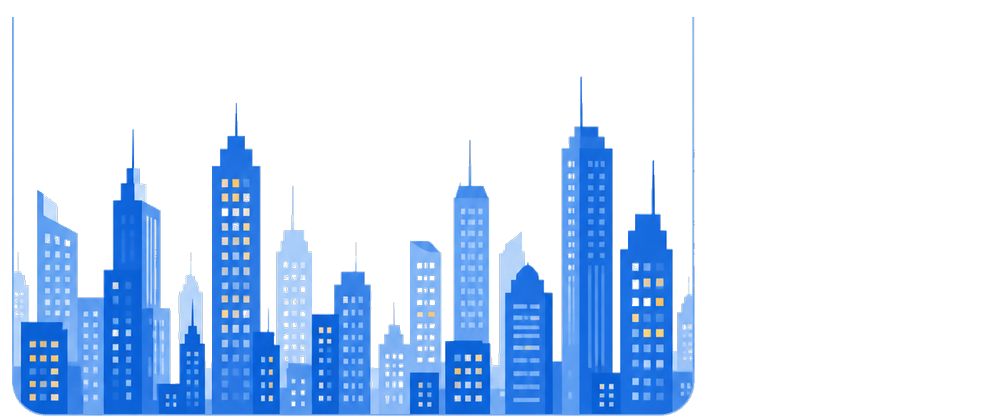
#> input picture assets/images/native_splash_buildings.png, 1000 x 420 px, found by its file name
$ python make_android12_branding.py
#> lines starting #> are read from the running program, lines starting #| are printed output that depends on the picture
from PIL import Image
import os

base = r"c:\xampp\htdocs\prism_mobile\assets\images"

# Source buildings (transparent skyline)
src = Image.open(os.path.join(base, "native_splash_buildings.png")).convert("RGBA")
#> src is the input picture: PIL image 1000x420 RGBA; mean R, G, B, A 21, 38.9, 62.7, 68.3
bb = src.getbbox()
#> bb = (12, 17, 695, 416)
if bb:
    src = src.crop(bb)
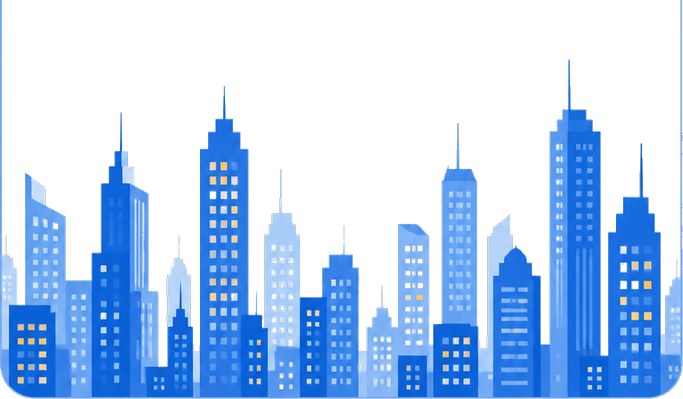
#> src: PIL image 683x399 RGBA; mean R, G, B, A 32.4, 60, 96.7, 105.3; transparent parts drawn white

# Android 12 branding must be 800x320
brand_w, brand_h = 800, 320
brand = Image.new("RGBA", (brand_w, brand_h), (0, 0, 0, 0))
#> brand: PIL image 800x320 RGBA; every value is 0

# Fit skyline into bottom-left of the 800x320 canvas
scale = min((brand_w * 0.98) / src.width, (brand_h * 0.98) / src.height)
#> scale = 0.786
nw, nh = int(src.width * scale), int(src.height * scale)
#> nw = 536; nh = 313
scaled = src.resize((nw, nh), Image.Resampling.LANCZOS)
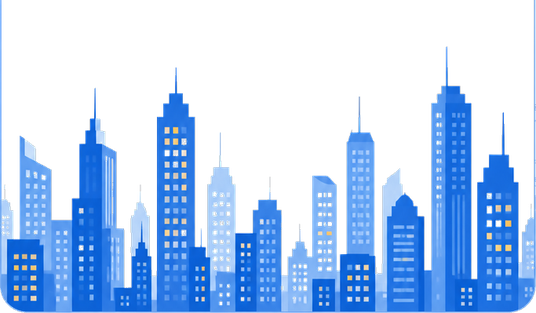
#> scaled: PIL image 536x313 RGBA; mean R, G, B, A 36.6, 65.2, 103.3, 105.4; transparent parts drawn white

# Brighten slightly so it reads on navy #0F172A
pixels = scaled.load()
for y in range(nh):
    for x in range(nw):
        r, g, b, a = pixels[x, y]
        if a == 0:
            continue
        # lift blues toward cyan/light for contrast on navy
        r = min(255, int(r * 1.15 + 18))
        g = min(255, int(g * 1.2 + 22))
        b = min(255, int(b * 1.1 + 30))
        pixels[x, y] = (r, g, b, a)

brand.paste(scaled, (8, brand_h - nh - 2), scaled)
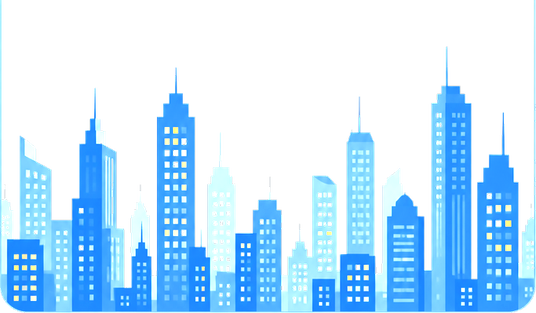
#> scaled: PIL image 536x313 RGBA; mean R, G, B, A 49.6, 86.7, 114.2, 105.4; transparent parts drawn white
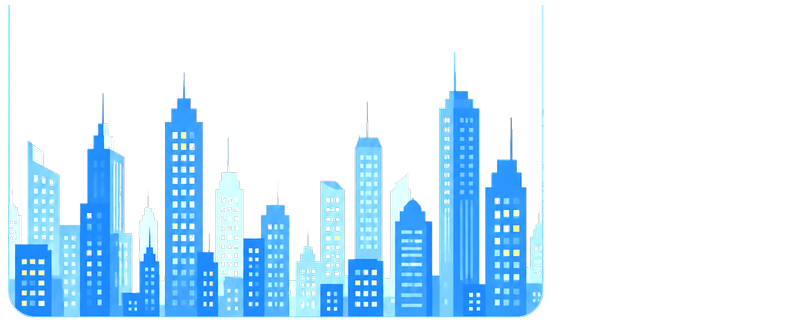
#> brand: PIL image 800x320 RGBA; mean R, G, B, A 28.3, 51.4, 68.7, 67.8; transparent parts drawn white
out = os.path.join(base, "native_splash_buildings_a12.png")
brand.save(out, "PNG")
print("wrote", out, brand.size)
#| wrote c:\xampp\htdocs\prism_mobile\assets\images/native_splash_buildings_a12.png (800, 320)

$ run again, with assets/images/due_within.png copied over assets/images/native_splash_buildings.png
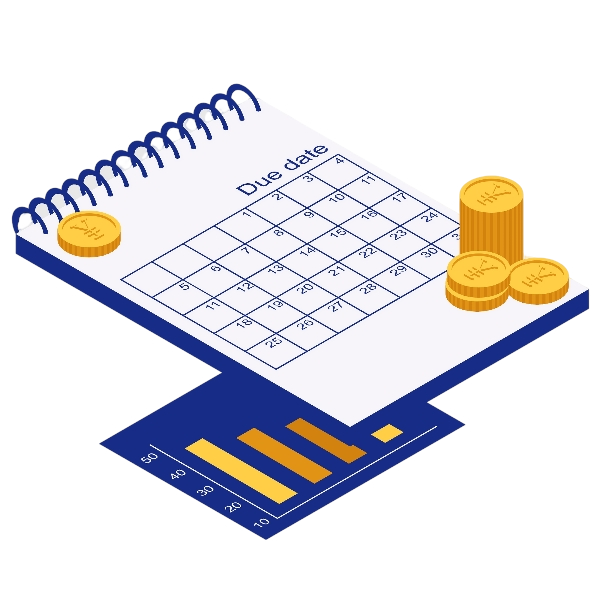
#> input picture assets/images/due_within.png, 600 x 600 px, found by its file name
#> src is the input picture: PIL image 600x600 RGBA; mean R, G, B, A 72.1, 71, 76.5, 97.6
#> bb = (8, 80, 592, 542)
#> src: PIL image 584x462 RGBA
#> `brand.paste(scaled, (8, brand_h - nh - 2), scaled)`:
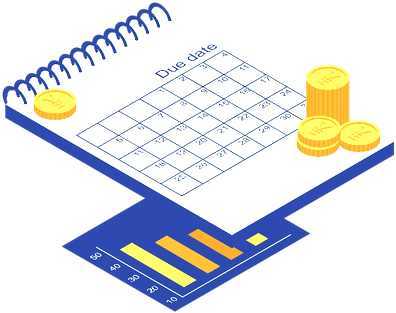
#> scaled: PIL image 396x313 RGBA; mean R, G, B, A 101.2, 103.7, 109.5, 130.2; transparent parts drawn white
#> `brand.paste(scaled, (8, brand_h - nh - 2), scaled)`:
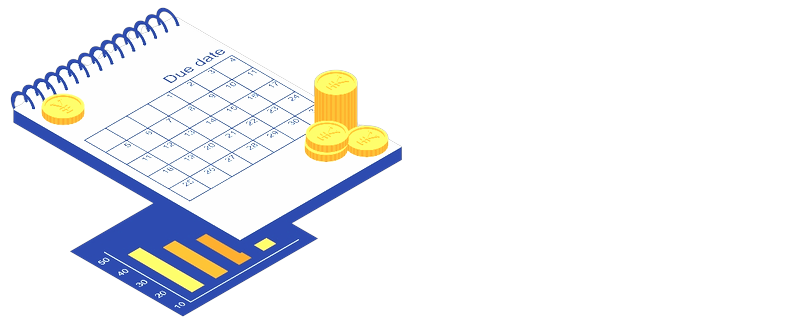
#> brand: PIL image 800x320 RGBA; mean R, G, B, A 47.9, 49, 51.3, 62.5; transparent parts drawn white
#| wrote c:\xampp\htdocs\prism_mobile\assets\images/native_splash_buildings_a12.png (800, 320)

$ run again, with assets/images/history.png copied over assets/images/native_splash_buildings.png
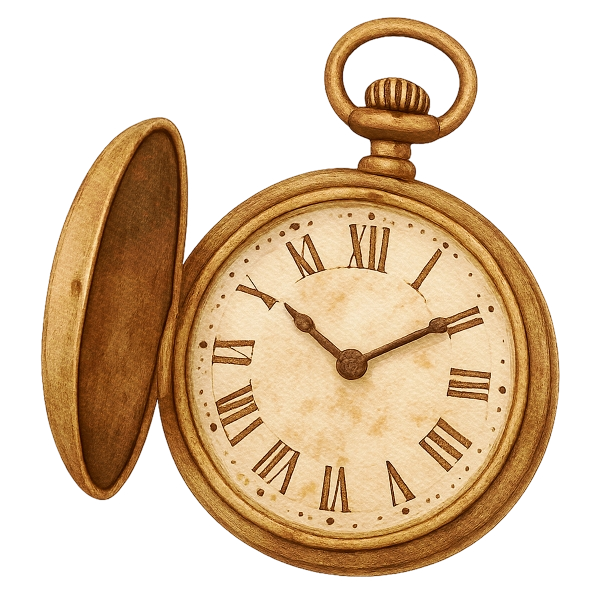
#> input picture assets/images/history.png, 600 x 600 px, found by its file name
#> src is the input picture: PIL image 600x600 RGBA; mean R, G, B, A 100.3, 75.8, 47.8, 127.4
#> bb = (40, 16, 560, 584)
#> src: PIL image 520x568 RGBA
#> `brand.paste(scaled, (8, brand_h - nh - 2), scaled)`:
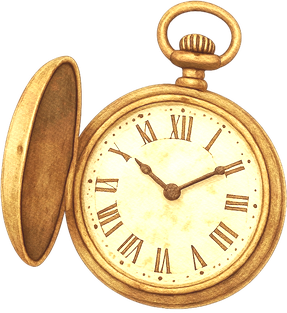
#> scaled: PIL image 287x313 RGBA; mean R, G, B, A 137.2, 116.3, 80.7, 155.2; transparent parts drawn white
#> `brand.paste(scaled, (8, brand_h - nh - 2), scaled)`:
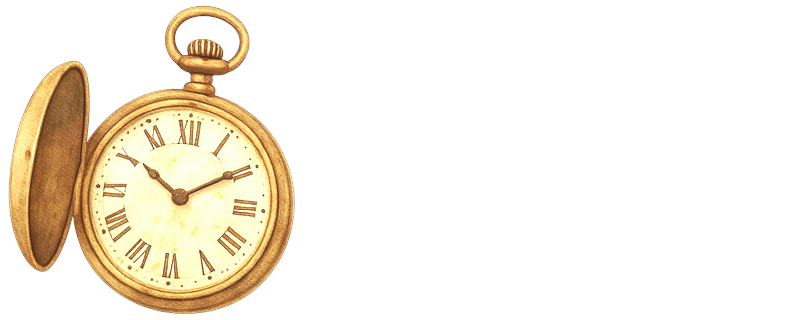
#> brand: PIL image 800x320 RGBA; mean R, G, B, A 46.6, 39.7, 27.7, 54; transparent parts drawn white
#| wrote c:\xampp\htdocs\prism_mobile\assets\images/native_splash_buildings_a12.png (800, 320)
